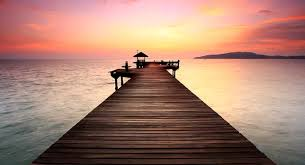
#> input picture week_4_ımage_threshold_and_equalization_histogram/MANZARA2.jpg, 305 x 165 px
$ jupyter execute Image_Threshold.ipynb
#> lines starting #> are read from the running program, lines starting #| are printed output that depends on the picture; after the words box and inside, x2 and y2 are one past the last pixel; in counts of white or black regions, pixels touching at a corner belong together
[cell 1]
import cv2
import numpy as np
import matplotlib.pyplot as plt

[cell 2]
my_rgb_img=cv2.imread("./MANZARA2.jpg",1)
#> my_rgb_img is the input picture: shape (165, 305, 3); mean B, G, R 112, 127.5, 167.4
my_img_gray=cv2.cvtColor(my_rgb_img,cv2.COLOR_BGR2GRAY)
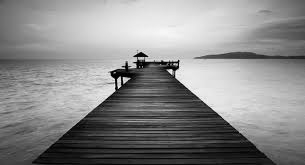
#> my_img_gray: shape (165, 305); min 0, max 248, mean 137.7

[cell 3]
_, my_thresh_binary=cv2.threshold(my_img_gray,thresh=128, maxval=255,type=cv2.THRESH_BINARY)
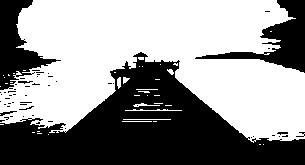
#> my_thresh_binary: shape (165, 305); 57% white; 54 black regions (48 under 20 px), largest, box (x1, y1, x2, y2) and area: (0, 52, 305, 165) 16666, (195, 0, 305, 73) 2422, (0, 0, 61, 90) 2248, (0, 111, 17, 116) 34, (18, 81, 33, 84) 26, (277, 132, 288, 135) 22

[cell 4]
fig=plt.figure(figsize=(10,7))
rows=1
columns=2

fig.add_subplot(rows,columns,1)
plt.imshow(my_img_gray,cmap="gray")
plt.axis("off")
plt.title("Orginal Image")

fig.add_subplot(rows,columns,2)
plt.imshow(my_thresh_binary, cmap="gray")
plt.axis("off")
plt.title("BİNARY THRESHOLDING IMAGE")
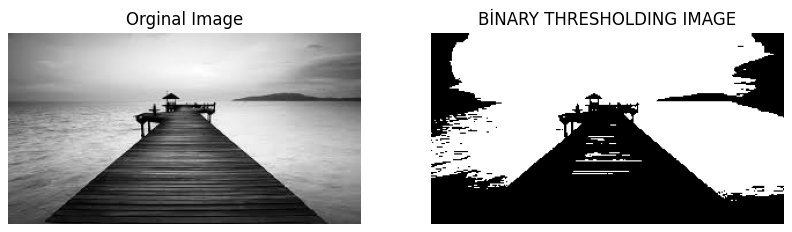
#> figure drawn by matplotlib, 2 panels

[cell 5]
my_img_gray

[cell 6]
_, my_thresh_binary_inv=cv2.threshold(my_img_gray,thresh=128, maxval=255,type=cv2.THRESH_BINARY_INV)

[cell 7]
fig=plt.figure(figsize=(10,7))
rows=1
columns=3

fig.add_subplot(rows,columns,1)
plt.imshow(my_img_gray,cmap="gray")
plt.axis("off")
plt.title("Orginal Image")

fig.add_subplot(rows,columns,2)
plt.imshow(my_thresh_binary, cmap="gray")
plt.axis("off")
plt.title("BİNARY THRESHOLDING IMAGE")

fig.add_subplot(rows,columns,3)
plt.imshow(my_thresh_binary_inv, cmap="gray")
plt.axis("off")
plt.title("BİNARY INV THRESHOLDING IMAGE")
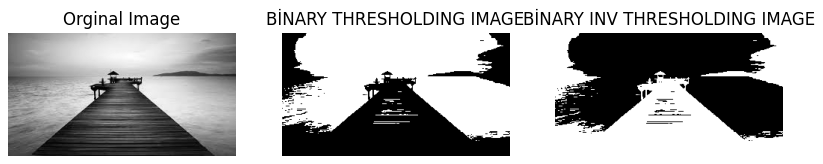
#> figure drawn by matplotlib, 3 panels

[cell 8]
_, my_thresh_trunc=cv2.threshold(my_img_gray,thresh=128, maxval=255,type=cv2.THRESH_TRUNC)
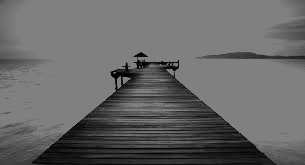
#> my_thresh_trunc: shape (165, 305); min 0, max 128, mean 103.5

[cell 9]
fig=plt.figure(figsize=(10,7))
rows=2
columns=2

fig.add_subplot(rows,columns,1)
plt.imshow(my_img_gray,cmap="gray")
plt.axis("off")
plt.title("Orginal Image")

fig.add_subplot(rows,columns,2)
plt.imshow(my_thresh_binary, cmap="gray")
plt.axis("off")
plt.title("BİNARY THRESHOLDING IMAGE")

fig.add_subplot(rows,columns,3)
plt.imshow(my_thresh_binary_inv, cmap="gray")
plt.axis("off")
plt.title("BİNARY INV THRESHOLDING IMAGE")

fig.add_subplot(rows,columns,4)
plt.imshow(my_thresh_trunc, cmap="gray")
plt.axis("off")
plt.title("TRUNCTHRESHOLDING IMAGE")

[cell 10]
_, my_thresh_tozero=cv2.threshold(my_img_gray,thresh=128, maxval=255,type=cv2.THRESH_TOZERO)
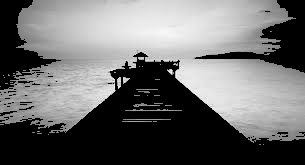
#> my_thresh_tozero: shape (165, 305); min 0, max 248, mean 107.1

_, my_thresh_tozero_inv=cv2.threshold(my_img_gray,thresh=128, maxval=255,type=cv2.THRESH_TOZERO_INV)
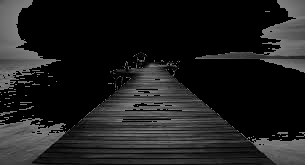
#> my_thresh_tozero_inv: shape (165, 305); min 0, max 128, mean 30.5

[cell 11]
fig=plt.figure(figsize=(10,7))
rows=2
columns=3

fig.add_subplot(rows,columns,1)
plt.imshow(my_img_gray,cmap="gray")
plt.axis("off")
plt.title("Orginal Image")

fig.add_subplot(rows,columns,2)
plt.imshow(my_thresh_binary, cmap="gray")
plt.axis("off")
plt.title("BİNARY THRESHOLDING IMAGE")

fig.add_subplot(rows,columns,3)
plt.imshow(my_thresh_binary_inv, cmap="gray")
plt.axis("off")
plt.title("BİNARY INV THRESHOLDING IMAGE")

fig.add_subplot(rows,columns,4)
plt.imshow(my_thresh_trunc, cmap="gray")
plt.axis("off")
plt.title("TRUNCTHRESHOLDING IMAGE")

fig.add_subplot(rows,columns,5)
plt.imshow(my_thresh_tozero, cmap="gray")
plt.axis("off")
plt.title("TOZERO THRESHOLDING IMAGE")

fig.add_subplot(rows,columns,6)
plt.imshow(my_thresh_tozero_inv, cmap="gray")
plt.axis("off")
plt.title("TOZERO  İNV THRESHOLDING IMAGE")

[cell 12]
fig=plt.figure(figsize=(10,7))
rows=2
columns=3

fig.add_subplot(rows,columns,1)
plt.imshow(my_img_gray,cmap="gray")
plt.axis("off")
plt.title("Orginal Image")

fig.add_subplot(rows,columns,2)
plt.imshow(my_thresh_binary, cmap="gray")
plt.axis("off")
plt.title("BİNARY THRESHOLDING IMAGE")

fig.add_subplot(rows,columns,3)
plt.imshow(my_thresh_binary_inv, cmap="gray")
plt.axis("off")
plt.title("BİNARY INV THRESHOLDING IMAGE")

fig.add_subplot(rows,columns,4)
plt.imshow(my_thresh_trunc, cmap="gray")
plt.axis("off")
plt.title("TRUNCTHRESHOLDING IMAGE")

fig.add_subplot(rows,columns,5)
plt.imshow(my_thresh_tozero, cmap="gray")
plt.axis("off")
plt.title("TOZERO THRESHOLDING IMAGE")

fig.add_subplot(rows,columns,6)
plt.imshow(my_thresh_tozero_inv, cmap="gray")
plt.axis("off")
plt.title("TOZERO  İNV THRESHOLDING IMAGE")

plt.tight_layout()
plt.savefig("./my_all_threshold_techniques.png",dpi=300)
plt.show()

$ run again, with week_4_ımage_threshold_and_equalization_histogram/cameraman.png saved as week_4_ımage_threshold_and_equalization_histogram/MANZARA2.jpg
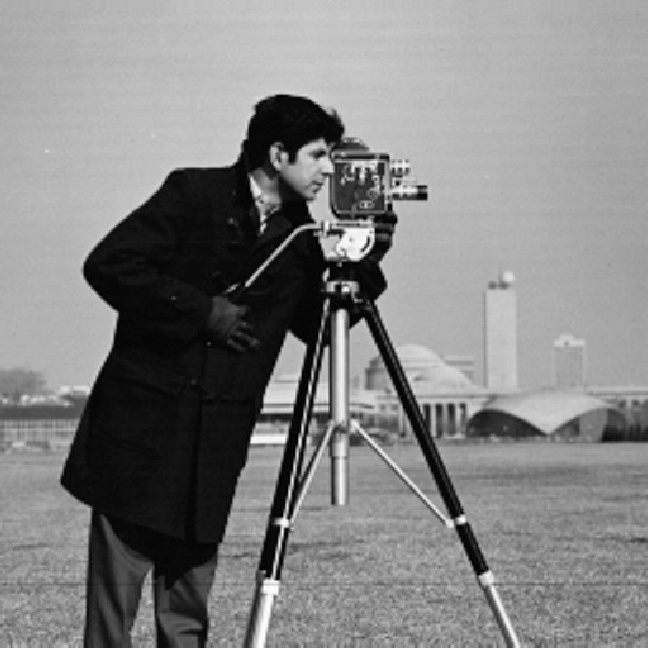
#> input picture week_4_ımage_threshold_and_equalization_histogram/cameraman.png, 648 x 648 px
#> my_rgb_img is the input picture: shape (648, 648, 3); min 0, max 255, mean 131
#> `_, my_thresh_binary=cv2.threshold(my_img_gray,thresh=128, maxval=255,t..`:
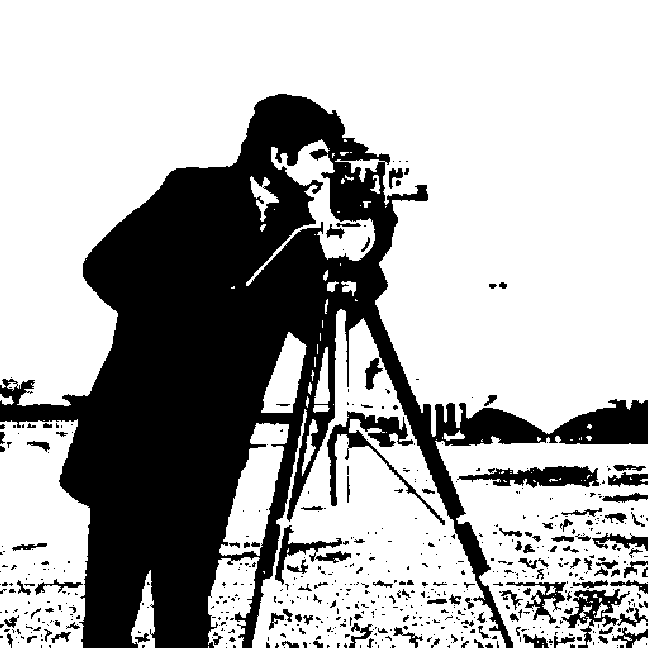
#> my_thresh_binary: shape (648, 648); 68.5% white; 610 black regions (471 under 20 px), largest, box (x1, y1, x2, y2) and area: (0, 94, 648, 648) 114225, (327, 411, 445, 525) 2273, (457, 466, 599, 488) 1790
#> `_, my_thresh_tozero_inv=cv2.threshold(my_img_gray,thresh=128, maxval=2..`:
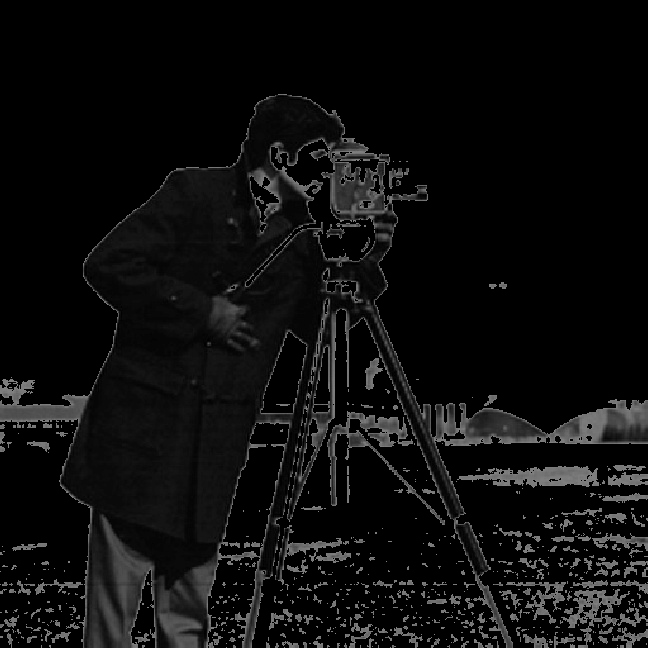
#> my_thresh_tozero_inv: shape (648, 648); min 0, max 128, mean 13.4
